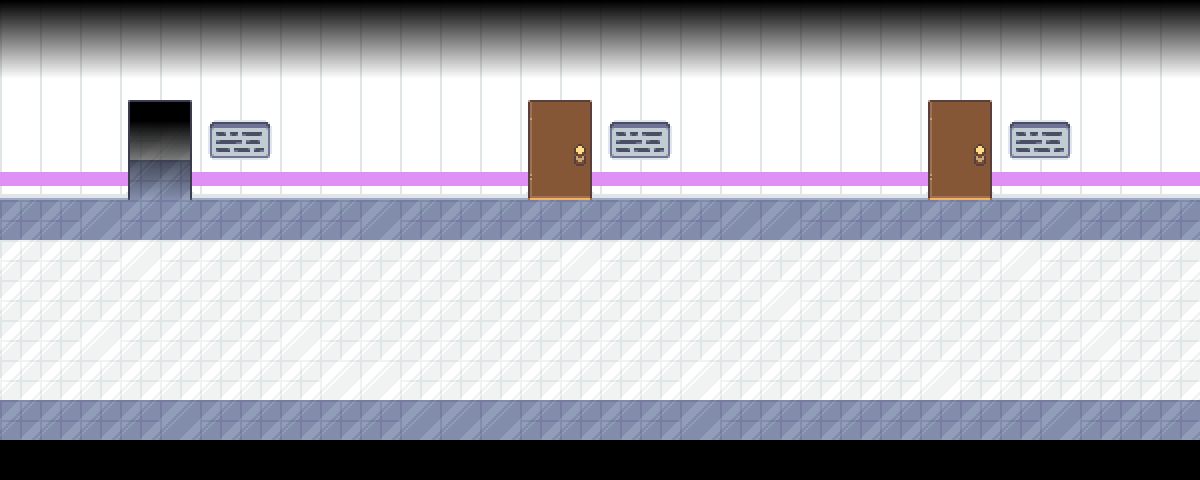

This is a level from a 2D game, rendered from its Tiled map with the project's own tilesets. A one-line summary and the complete map file follow:
An orthogonal 30x12 tile map with 40x40 px tiles, 3 tile layers (Tile Layer 1, a, decal), 2 tilesets and 21 objects (6x npc, 5x interactable, 3x transition, floormirror, right, ...).

<map version="1.11" tiledversion="1.12.2" orientation="orthogonal" renderorder="right-down" width="30" height="12" tilewidth="40" tileheight="40" infinite="0" nextlayerid="10" nextobjectid="38">
 <editorsettings>
  <export target="eastHall.lua" format="lua" />
 </editorsettings>
 <properties>
  <property name="light" type="bool" value="true" />
  <property name="music" value="chloe" />
 </properties>
 <tileset firstgid="1" source="../tilesets/mall.tsx" />
 <tileset firstgid="57" source="../tilesets/mall_doors.tsx" />
 <layer id="1" name="Tile Layer 1" width="30" height="12">
  <data encoding="csv">
9,9,9,9,9,9,9,9,9,9,9,9,9,9,9,9,9,9,9,9,9,9,9,9,9,9,9,9,9,9,
9,9,9,9,9,9,9,9,9,9,9,9,9,9,9,9,9,9,9,9,9,9,9,9,9,9,9,9,9,9,
9,9,9,0,0,9,9,9,9,9,9,9,9,87,88,9,9,9,9,9,9,9,9,87,88,9,9,9,9,9,
9,9,9,29,36,9,9,9,9,9,9,9,9,97,98,9,9,9,9,9,9,9,9,97,98,9,9,9,9,9,
16,16,16,30,30,16,16,16,16,16,16,16,16,107,108,16,16,16,16,16,16,16,16,107,108,16,16,16,16,16,
30,30,37,30,30,30,30,30,30,37,30,30,30,30,30,30,30,30,37,37,30,30,30,30,30,30,37,30,30,30,
29,29,29,36,29,29,29,29,29,29,29,29,29,29,36,29,29,29,29,29,29,29,29,29,29,36,29,29,29,29,
29,29,29,29,29,29,29,29,29,29,29,29,29,29,29,29,29,29,29,36,29,29,29,29,29,29,29,29,29,29,
29,29,36,29,29,29,29,36,29,29,29,29,29,29,29,29,29,29,29,29,29,29,29,29,29,29,29,36,29,29,
29,29,29,29,29,29,29,29,36,36,29,29,29,29,29,29,29,36,29,29,29,29,29,36,29,29,29,29,29,29,
30,30,30,30,37,30,30,30,30,30,37,37,37,30,30,30,30,37,30,30,30,30,30,30,30,30,37,30,30,30,
0,0,0,0,0,0,0,0,0,0,0,0,0,0,0,0,0,0,0,0,0,0,0,0,0,0,0,0,0,0
</data>
 </layer>
 <layer id="9" name="a" width="30" height="12">
  <data encoding="csv">
0,0,0,0,0,0,0,0,0,0,0,0,0,0,0,0,0,0,0,0,0,0,0,0,0,0,0,0,0,0,
0,0,0,0,0,0,0,0,0,0,0,0,0,0,0,0,0,0,0,0,0,0,0,0,0,0,0,0,0,0,
0,0,0,0,0,0,0,0,0,0,0,0,0,0,0,0,0,0,0,0,0,0,0,0,0,0,0,0,0,0,
0,0,0,6,6,0,0,0,0,0,0,0,0,0,0,0,0,0,0,0,0,0,0,0,0,0,0,0,0,0,
0,0,0,13,13,0,0,0,0,0,0,0,0,0,0,0,0,0,0,0,0,0,0,0,0,0,0,0,0,0,
0,0,0,0,0,0,0,0,0,0,0,0,0,0,0,0,0,0,0,0,0,0,0,0,0,0,0,0,0,0,
0,0,0,0,0,0,0,0,0,0,0,0,0,0,0,0,0,0,0,0,0,0,0,0,0,0,0,0,0,0,
0,0,0,0,0,0,0,0,0,0,0,0,0,0,0,0,0,0,0,0,0,0,0,0,0,0,0,0,0,0,
0,0,0,0,0,0,0,0,0,0,0,0,0,0,0,0,0,0,0,0,0,0,0,0,0,0,0,0,0,0,
0,0,0,0,0,0,0,0,0,0,0,0,0,0,0,0,0,0,0,0,0,0,0,0,0,0,0,0,0,0,
0,0,0,0,0,0,0,0,0,0,0,0,0,0,0,0,0,0,0,0,0,0,0,0,0,0,0,0,0,0,
0,0,0,0,0,0,0,0,0,0,0,0,0,0,0,0,0,0,0,0,0,0,0,0,0,0,0,0,0,0
</data>
 </layer>
 <layer id="2" name="decal" width="30" height="12">
  <data encoding="csv">
6,6,6,6,6,6,6,6,6,6,6,6,6,6,6,6,6,6,6,6,6,6,6,6,6,6,6,6,6,6,
13,13,13,13,13,13,13,13,13,13,13,13,13,13,13,13,13,13,13,13,13,13,13,13,13,13,13,13,13,13,
0,0,0,62,63,0,0,0,0,0,0,0,0,0,0,0,0,0,0,0,0,0,0,0,0,0,0,0,0,0,
0,0,0,72,73,117,118,0,0,0,0,0,0,0,0,117,118,0,0,0,0,0,0,0,0,117,118,0,0,0,
0,0,0,82,83,0,0,0,0,0,0,0,0,0,0,0,0,0,0,0,0,0,0,0,0,0,0,0,0,0,
0,0,0,0,0,0,0,0,0,0,0,0,0,0,0,0,0,0,0,0,0,0,0,0,0,0,0,0,0,0,
0,0,0,0,0,0,0,0,0,0,0,0,0,0,0,0,0,0,0,0,0,0,0,0,0,0,0,0,0,0,
0,0,0,0,0,0,0,0,0,0,0,0,0,0,0,0,0,0,0,0,0,0,0,0,0,0,0,0,0,0,
0,0,0,0,0,0,0,0,0,0,0,0,0,0,0,0,0,0,0,0,0,0,0,0,0,0,0,0,0,0,
0,0,0,0,0,0,0,0,0,0,0,0,0,0,0,0,0,0,0,0,0,0,0,0,0,0,0,0,0,0,
0,0,0,0,0,0,0,0,0,0,0,0,0,0,0,0,0,0,0,0,0,0,0,0,0,0,0,0,0,0,
0,0,0,0,0,0,0,0,0,0,0,0,0,0,0,0,0,0,0,0,0,0,0,0,0,0,0,0,0,0
</data>
 </layer>
 <objectgroup id="5" name="floormirror" class="objects">
  <object id="2" name="floormirror" x="0" y="200" width="1200" height="240" />
 </objectgroup>
 <objectgroup color="#0000ff" id="6" name="collision">
  <object id="7" x="200" y="160" width="1000" height="40" />
  <object id="8" x="0" y="440" width="1200" height="40" />
  <object id="35" x="0" y="160" width="120" height="40" />
 </objectgroup>
 <objectgroup color="#ff00ff" id="8" name="objects">
  <object id="20" name="interactable" x="200" y="160" width="80" height="40">
   <properties>
    <property name="text1" value="* (Chloe's Home.)" />
    <property name="text2" value="* (The words &quot;and #41!&quot; are scribbled underneath in blue marker.)" />
   </properties>
  </object>
  <object id="21" name="interactable" x="520" y="160" width="80" height="40">
   <properties>
    <property name="text1_1" value="* (It's locked.)" />
   </properties>
  </object>
  <object id="22" name="interactable" x="600" y="160" width="80" height="40">
   <properties>
    <property name="text1_1" value="* (Sophie's Home.)" />
   </properties>
  </object>
  <object id="23" name="interactable" x="920" y="160" width="80" height="40">
   <properties>
    <property name="text1_1" value="* (It's locked.)" />
   </properties>
  </object>
  <object id="24" name="interactable" x="1000" y="160" width="80" height="40">
   <properties>
    <property name="text1_1" value="* (Rebecca's Home.)" />
   </properties>
  </object>
  <object id="26" name="npc" x="1120" y="200" width="40" height="40">
   <properties>
    <property name="actor" value="bench/down" />
    <property name="cutscene" value="generic.bench" />
   </properties>
  </object>
  <object id="27" name="npc" x="720" y="200" width="40" height="40">
   <properties>
    <property name="actor" value="bench/down" />
    <property name="cutscene" value="generic.bench" />
   </properties>
  </object>
  <object id="28" name="npc" x="320" y="200" width="40" height="40">
   <properties>
    <property name="actor" value="bench/down" />
    <property name="cutscene" value="generic.bench" />
   </properties>
  </object>
  <object id="30" name="transition" x="1200" y="200" width="40" height="240">
   <properties>
    <property name="map" value="cafeOutside" />
    <property name="marker" value="entryLeft" />
   </properties>
  </object>
  <object id="31" name="transition" x="-40" y="200" width="40" height="240">
   <properties>
    <property name="map" value="hall" />
    <property name="marker" value="right" />
   </properties>
  </object>
  <object id="32" name="npc" x="440" y="200" width="40" height="40">
   <properties>
    <property name="actor" value="plant" />
    <property name="cutscene" value="generic.plant" />
   </properties>
  </object>
  <object id="33" name="npc" x="40" y="200" width="40" height="40">
   <properties>
    <property name="actor" value="plant" />
    <property name="cutscene" value="generic.plant" />
   </properties>
  </object>
  <object id="34" name="npc" x="840" y="200" width="40" height="40">
   <properties>
    <property name="actor" value="plant" />
    <property name="cutscene" value="generic.plant" />
   </properties>
  </object>
  <object id="37" name="transition" x="120" y="160" width="80" height="40">
   <properties>
    <property name="map" value="chloeEntrance" />
    <property name="marker" value="entry" />
   </properties>
  </object>
 </objectgroup>
 <objectgroup color="#7f00ff" id="7" name="markers">
  <object id="15" name="right" x="1160" y="320">
   <point />
  </object>
  <object id="16" name="left" x="40" y="320">
   <point />
  </object>
  <object id="25" name="spawn" x="600" y="320">
   <point />
  </object>
 </objectgroup>
</map>
